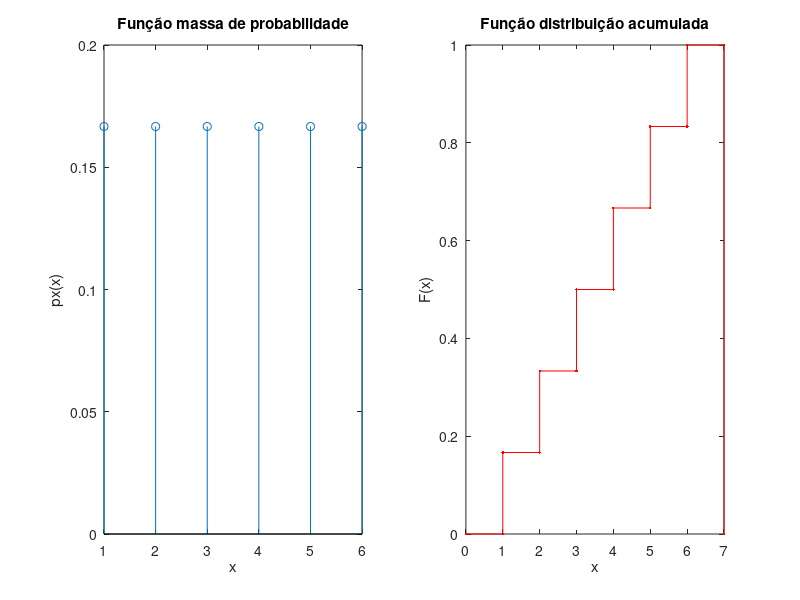

MATLAB code for this plot:
%face entre 1 e  6
subplot(1,2,1)
xi=1:6;
p=ones(1,6)/6;
stem(xi,p);
xlabel('x');
ylabel('px(x)');
title("Função massa de probabilidade");
%outra alínea
subplot(1,2,2)
Fx=cumsum(p);
Fx=[0 Fx 0];
x= 0:7;
stairs(x,Fx, "r.-");
xlabel("x")
ylabel("F(x)");
xlim([0,7]);
title("Função distribuição acumulada");